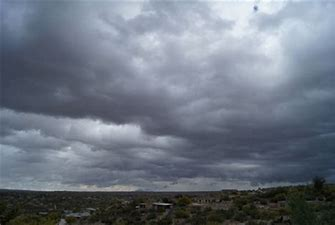
#> input picture labs/test_image1.jpg, 335 x 225 px, found by its file name
$ jupyter execute --allow-errors belle-weder-binary-knn.ipynb
#> lines starting #> are read from the running program, lines starting #| are printed output that depends on the picture
[cell 1]
import numpy as np
import pandas as pd

import matplotlib.pyplot as plt
import cv2
import random
from collections import Counter
from datetime import datetime
import seaborn as sns

from sklearn.model_selection import train_test_split
from sklearn.neighbors import KNeighborsClassifier
from sklearn.metrics import accuracy_score
from sklearn.model_selection import cross_val_score
from sklearn.metrics import confusion_matrix, classification_report, ConfusionMatrixDisplay
from sklearn.metrics import confusion_matrix

[cell 2]
def euclidean_distance(point1, point2):
    return np.sqrt(np.sum((np.array(point1) - np.array(point2))**2))

[cell 3]
def flatten_list(matrix):
    flat_list = []
    for row in matrix:
        flat_list += row
    return flat_list

[cell 4]
def knn_predict(training_data, training_labels, test_point, k):
    distances = []
    for i in range(len(training_data)):
        dist = euclidean_distance(test_point, training_data[i])
        distances.append((dist, training_labels[i]))
    distances.sort(key=lambda x: x[0])
    k_nearest_labels = [label for _, label in distances[:k]]
    k_nearest_labels = np.array(k_nearest_labels).tolist()
    return Counter(flatten_list(k_nearest_labels)).most_common(1)[0][0]

[cell 5]
import os

#> (the rest of this cell did not finish here and is left out)

#> (a cell that did not finish here is left out)

#> (a cell that did not finish here is left out)

#> (a cell that did not finish here is left out)

#> (a cell that did not finish here is left out)

[cell 10]
train_images = []
train_labels = []
class_object = ['clear_sky', 'cloud']

start_datetime = datetime.now()

#> (the rest of this cell did not finish here and is left out)

#> (a cell that did not finish here is left out)

[cell 12]
train_images = np.array(train_images).astype('float32')
train_labels = np.array(train_labels)

[cell 13]
train_labels = train_labels.astype(int)
train_labels = train_labels.reshape((train_labels.size,1))

[cell 14]
# preparing test image for manual testing
test_image = cv2.imread('labs/test_image1.jpg')
#> test_image is the input picture: shape (225, 335, 3); mean B, G, R 128.9, 116.6, 108.7
image = cv2.cvtColor(test_image, cv2.COLOR_BGR2RGB)
plt.imshow(image)
plt.show()

# grey scaling it
test_image = cv2.cvtColor(test_image,cv2.COLOR_BGR2GRAY)
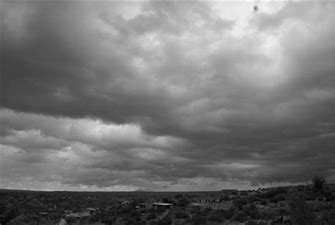
#> test_image: shape (225, 335); min 0, max 253, mean 115.7
plt.figure(figsize=(10,10))
plt.imshow(test_image)
plt.show()

#resizing it and changin the colour mapping
test_image = cv2.resize(test_image, (32, 32))
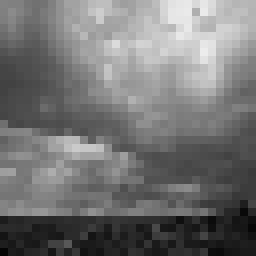
#> test_image: shape (32, 32) (shown 8 times larger); min 5, max 237, mean 115.2
plt.imshow(test_image, cmap = "gray")
plt.show()

test_point = test_image.flatten()
#> test_point = 1024 values, max 237 at index 217, min 5 at index 992, mean 115.2

[cell 15]
# Test
k = 5

#> (the rest of this cell did not finish here and is left out)

#> after the loop in knn_predict, `for i in range(len(training_data)):`: distances = []
print(class_object[prediction])

[cell 16]
# Sk Learn
test_size = 0.3
#> test_size = 0.3

#> (the rest of this cell did not finish here and is left out)

[cell 17]
knn = KNeighborsClassifier(n_neighbors=1)
#> (the rest of this cell did not finish here and is left out)

[cell 18]
start_datetime = datetime.now()

# Range of k values to try
k_range = range(1, 10)
knn = cv2.ml.KNearest_create()
#> (the rest of this cell did not finish here and is left out)

[cell 19]
## create an empty list to save accuracy and the confusion matrix
accuracy_res = []
con_matrix = []

#> (the rest of this cell did not finish here and is left out)

[cell 20]
t=0
## for each value of k we will create a confusion matrix
for array in con_matrix:
    df_cm = pd.DataFrame(array)
    sns.set(font_scale=1.4) # for label size
    sns.heatmap(df_cm, annot=True, annot_kws={"size": 16}, fmt = ".0f") # font size
    t += 1
    title = "Confusion Matrix for k equals " + str(t)
    plt.title(title)
    plt.show()

$ run again, with labs/test_image2.jpg copied over labs/test_image1.jpg
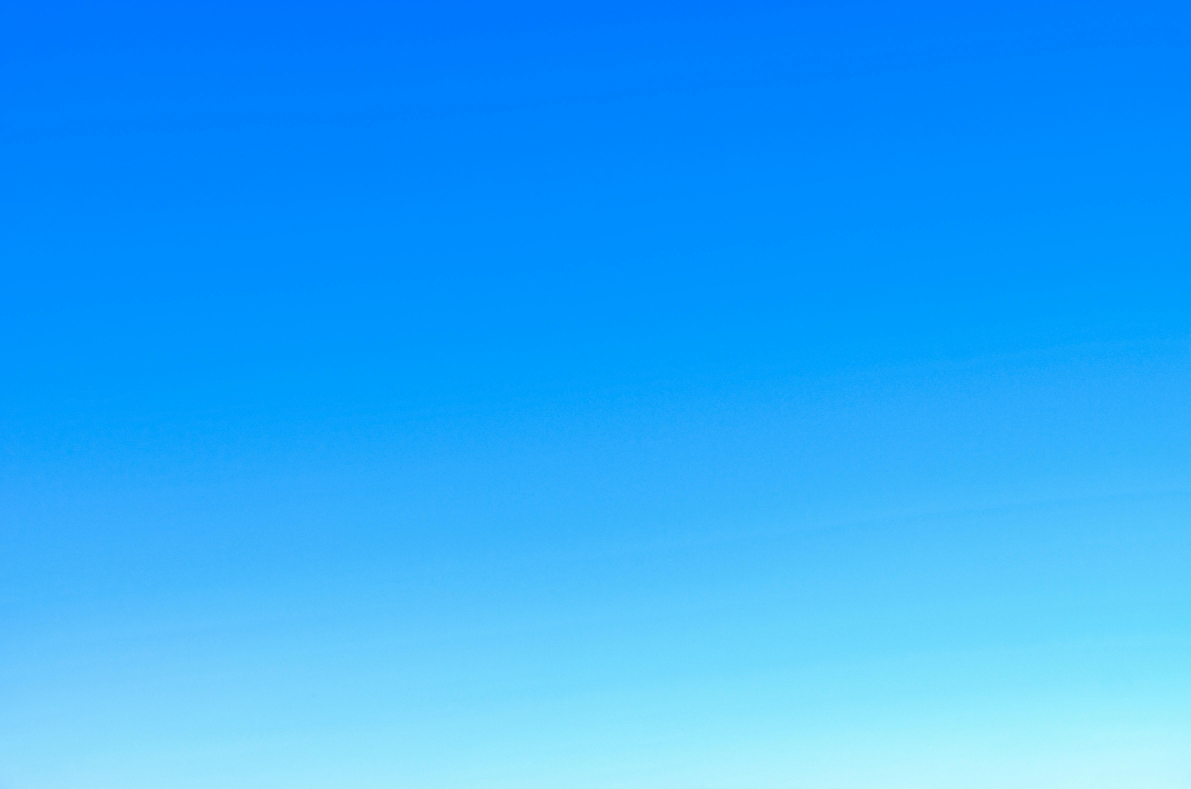
#> input picture labs/test_image2.jpg, 4761 x 3153 px, found by its file name (shown at 1/4 size)
#> test_image is the input picture: shape (3153, 4761, 3); mean B, G, R 252.4, 169.5, 46.2
#> `test_image = cv2.cvtColor(test_image,cv2.COLOR_BGR2GRAY)`:
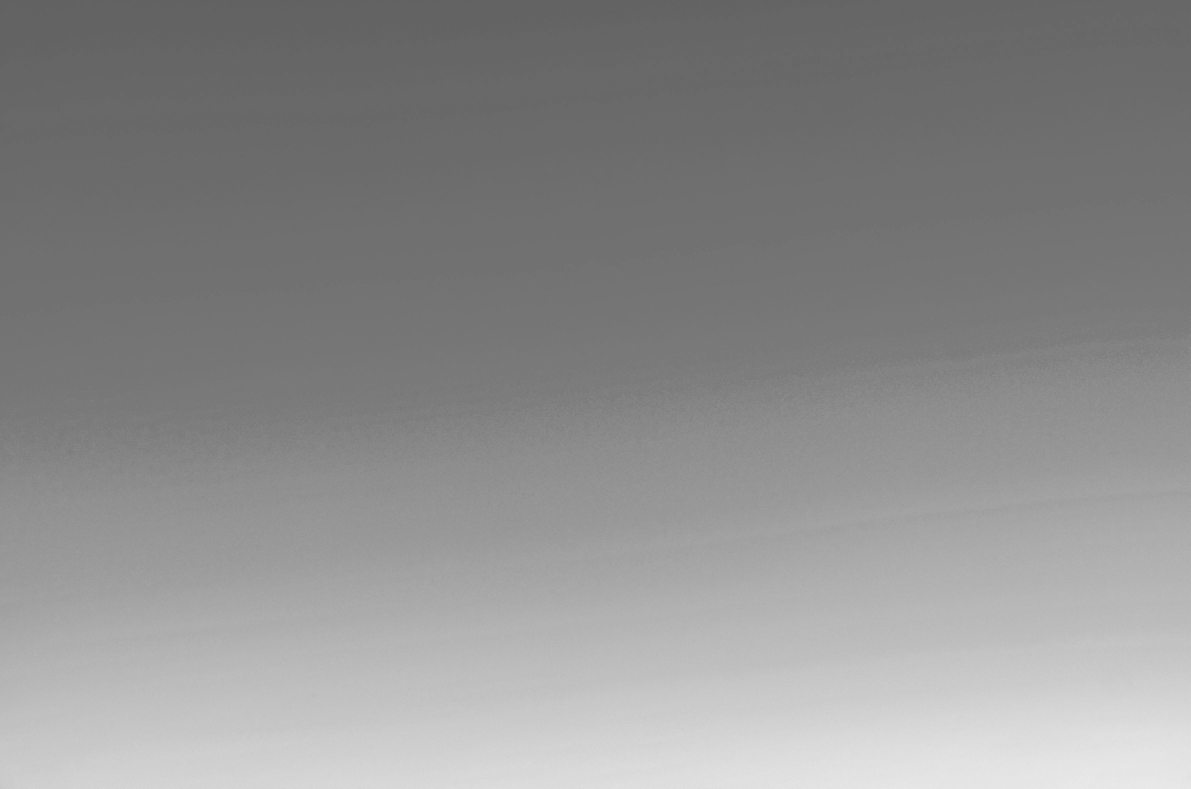
#> test_image: shape (3153, 4761) (shown at 1/4 size); min 95, max 237, mean 142.1
#> `test_image = cv2.resize(test_image, (32, 32))`:
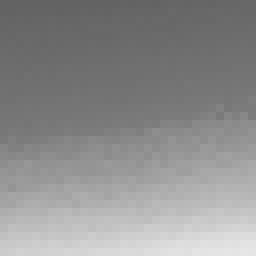
#> test_image: shape (32, 32) (shown 8 times larger); min 99, max 230, mean 142
#> test_point = 1024 values, max 230 at index 1022, min 99 at index 0, mean 142
#> after the loop in knn_predict, `for i in range(len(training_data)):`: distances = []
#> test_size = 0.3

$ run again, with labs/test_image4.jpg copied over labs/test_image1.jpg
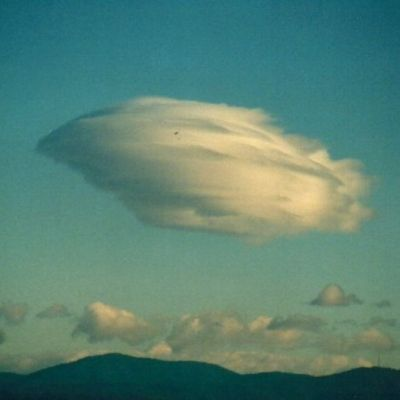
#> input picture labs/test_image4.jpg, 400 x 400 px, found by its file name
#> test_image is the input picture: shape (400, 400, 3); mean B, G, R 116.3, 130.1, 88.3
#> `test_image = cv2.cvtColor(test_image,cv2.COLOR_BGR2GRAY)`:
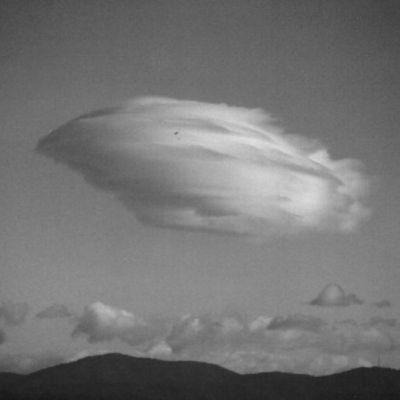
#> test_image: shape (400, 400); min 22, max 223, mean 116
#> `test_image = cv2.resize(test_image, (32, 32))`:
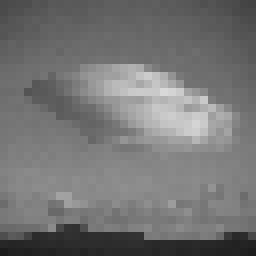
#> test_image: shape (32, 32) (shown 8 times larger); min 28, max 217, mean 116.2
#> test_point = 1024 values, max 217 at index 372, min 28 at index 992, mean 116.2
#> after the loop in knn_predict, `for i in range(len(training_data)):`: distances = []
#> test_size = 0.3

$ run again, with labs/test_image3.png saved as labs/test_image1.jpg
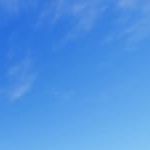
#> input picture labs/test_image3.png, 150 x 150 px, found by its file name
#> test_image is the input picture: shape (150, 150, 3); mean B, G, R 227.9, 148.3, 79
#> `test_image = cv2.cvtColor(test_image,cv2.COLOR_BGR2GRAY)`:
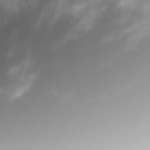
#> test_image: shape (150, 150); min 102, max 183, mean 136.7
#> test_point = 1024 values, max 181 at index 1023, min 102 at index 162, mean 136.6
#> after the loop in knn_predict, `for i in range(len(training_data)):`: distances = []
#> test_size = 0.3
